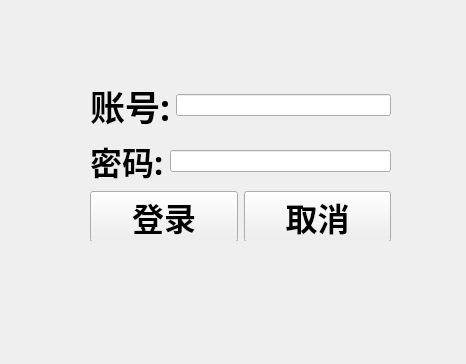
<?xml version="1.0" encoding="UTF-8"?>
<ui version="4.0">
 <class>frm_login</class>
 <widget class="QWidget" name="frm_login">
  <property name="geometry">
   <rect>
    <x>0</x>
    <y>0</y>
    <width>466</width>
    <height>364</height>
   </rect>
  </property>
  <property name="windowTitle">
   <string>用户登录</string>
  </property>
  <widget class="QWidget" name="layoutWidget">
   <property name="geometry">
    <rect>
     <x>90</x>
     <y>80</y>
     <width>301</width>
     <height>161</height>
    </rect>
   </property>
   <layout class="QVBoxLayout" name="verticalLayout">
    <item>
     <layout class="QHBoxLayout" name="horizontalLayout">
      <item>
       <widget class="QLabel" name="label">
        <property name="font">
         <font>
          <family>微软雅黑</family>
          <pointsize>26</pointsize>
          <bold>true</bold>
         </font>
        </property>
        <property name="text">
         <string>账号:</string>
        </property>
       </widget>
      </item>
      <item>
       <widget class="QLineEdit" name="txt_account"/>
      </item>
     </layout>
    </item>
    <item>
     <layout class="QHBoxLayout" name="horizontalLayout_2">
      <item>
       <widget class="QLabel" name="label_2">
        <property name="font">
         <font>
          <family>微软雅黑</family>
          <pointsize>24</pointsize>
          <bold>true</bold>
         </font>
        </property>
        <property name="text">
         <string>密码:</string>
        </property>
       </widget>
      </item>
      <item>
       <widget class="QLineEdit" name="txt_pwd"/>
      </item>
     </layout>
    </item>
    <item>
     <layout class="QHBoxLayout" name="horizontalLayout_3">
      <item>
       <widget class="QPushButton" name="btn_login">
        <property name="font">
         <font>
          <family>微软雅黑</family>
          <pointsize>24</pointsize>
          <bold>true</bold>
         </font>
        </property>
        <property name="text">
         <string>登录</string>
        </property>
       </widget>
      </item>
      <item>
       <widget class="QPushButton" name="btn_cancel">
        <property name="font">
         <font>
          <family>微软雅黑</family>
          <pointsize>24</pointsize>
          <bold>true</bold>
         </font>
        </property>
        <property name="text">
         <string>取消</string>
        </property>
       </widget>
      </item>
     </layout>
    </item>
   </layout>
  </widget>
 </widget>
 <resources/>
 <connections/>
</ui>
